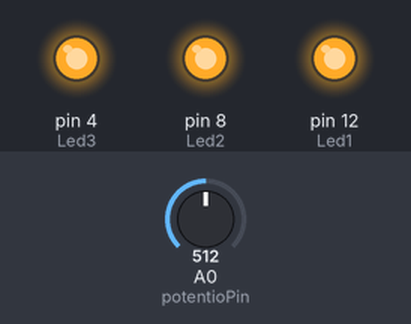
Simulated run of this sketch. Board: Arduino Uno, built with avr-gcc and run on an emulated ATmega328P. Shown: output pins drawn as LEDs (lit = HIGH). The inputs (shaded band) are chosen by the test bench; at power-on: A0 (potentioPin) = 512.

Above: at 1.8 s.
1.9 s: A0 (potentioPin) set to 500
At 3.2 s:
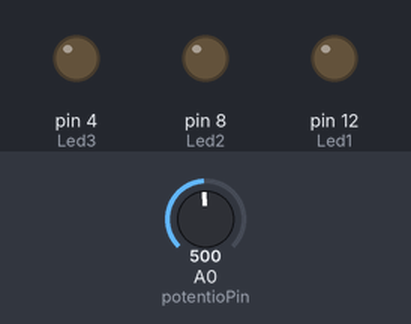
3.5 s: A0 (potentioPin) set to 716
At 4.9 s:
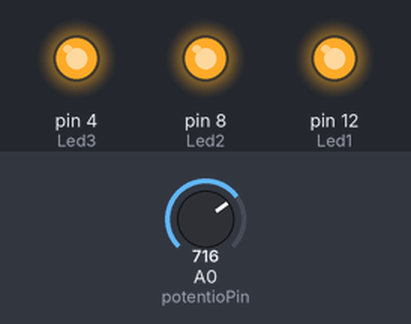
5.5 s: A0 (potentioPin) set to 511
At 6.4 s:
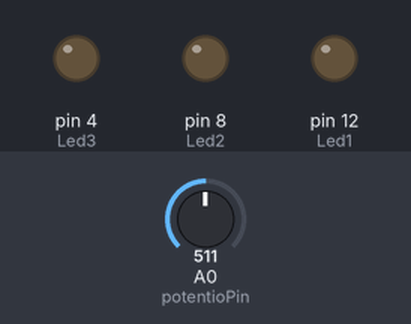
Timing chart, 0 to 8.5 s (numbered marks = the images above; inputs shaded):
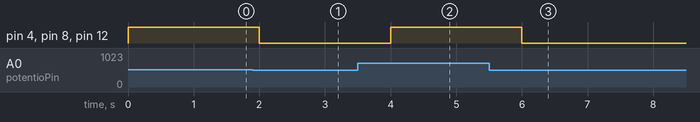

Measured:
- the behaviour switches between 512 and 511 on A0 (potentioPin) (found by bisection; images 0 and 1)
- after the input at 1.9 s, pin 4 (Led3), pin 8 (Led2), pin 12 (Led1): HIGH → LOW after 0.10 s
- after the input at 3.5 s, pin 4 (Led3), pin 8 (Led2), pin 12 (Led1): LOW → HIGH after 0.50 s
- after the input at 5.5 s, pin 4 (Led3), pin 8 (Led2), pin 12 (Led1): HIGH → LOW after 0.50 s

The sketch:

PotentiometerVoltage.ino
```cpp
// control LED brightness using poetentiometer


int inputValue=0;
int potentioPin =A0;
int Led1=12;
int Led2=8;
int Led3=4;

void setup() { // the set up runs once when we set Reset
 pinMode(Led1, OUTPUT);
  pinMode(Led2, OUTPUT);
  pinMode(Led3, OUTPUT);
  pinMode(potentioPin,INPUT);

}
void loop() {  //the loop runs over and over infinity loop
  inputValue=analogRead(potentioPin);//ai pin theke potentio value nibe
  // to control the brightness
  analogWrite(Led1,inputValue/4);
  analogWrite(Led2,inputValue/4);
  analogWrite(Led3,inputValue/4);

    delay(1000);// delay in between read for stability

}
```
